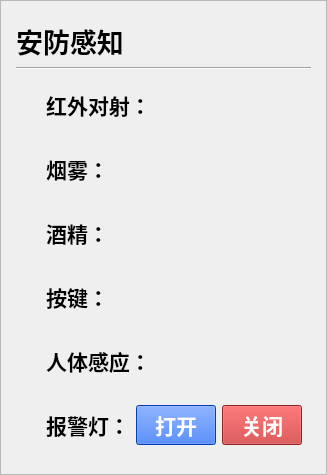
           <widget class="QFrame" name="frame_3_2">
            <property name="sizePolicy">
             <sizepolicy hsizetype="Preferred" vsizetype="Preferred">
              <horstretch>8</horstretch>
              <verstretch>0</verstretch>
             </sizepolicy>
            </property>
            <property name="frameShape">
             <enum>QFrame::StyledPanel</enum>
            </property>
            <property name="frameShadow">
             <enum>QFrame::Raised</enum>
            </property>
            <layout class="QVBoxLayout" name="verticalLayout_7">
             <property name="leftMargin">
              <number>15</number>
             </property>
             <property name="topMargin">
              <number>20</number>
             </property>
             <property name="rightMargin">
              <number>15</number>
             </property>
             <property name="bottomMargin">
              <number>20</number>
             </property>
             <item>
              <widget class="QPushButton" name="pushButton_7">
               <property name="sizePolicy">
                <sizepolicy hsizetype="Fixed" vsizetype="Fixed">
                 <horstretch>0</horstretch>
                 <verstretch>0</verstretch>
                </sizepolicy>
               </property>
               <property name="font">
                <font>
                 <family>微软雅黑</family>
                 <pointsize>20</pointsize>
                 <weight>75</weight>
                 <bold>true</bold>
                </font>
               </property>
               <property name="styleSheet">
                <string notr="true">QPushButton, #pushButton{
	border:none;	
}</string>
               </property>
               <property name="text">
                <string>安防感知</string>
               </property>
               <property name="icon">
                <iconset resource="res.qrc">
                 <normaloff>:/icons/icons/ic_safe.png</normaloff>:/icons/icons/ic_safe.png</iconset>
               </property>
               <property name="iconSize">
                <size>
                 <width>50</width>
                 <height>50</height>
                </size>
               </property>
              </widget>
             </item>
             <item>
              <widget class="Line" name="line_4">
               <property name="orientation">
                <enum>Qt::Horizontal</enum>
               </property>
              </widget>
             </item>
             <item>
              <widget class="QFrame" name="frame_5">
               <property name="styleSheet">
                <string notr="true">QFrame, #frame{
	border:none;	
}	</string>
               </property>
               <property name="frameShape">
                <enum>QFrame::StyledPanel</enum>
               </property>
               <property name="frameShadow">
                <enum>QFrame::Raised</enum>
               </property>
               <layout class="QHBoxLayout" name="horizontalLayout_12">
                <property name="leftMargin">
                 <number>30</number>
                </property>
                <item>
                 <widget class="QPushButton" name="pushButton_8">
                  <property name="sizePolicy">
                   <sizepolicy hsizetype="Fixed" vsizetype="Fixed">
                    <horstretch>1</horstretch>
                    <verstretch>0</verstretch>
                   </sizepolicy>
                  </property>
                  <property name="font">
                   <font>
                    <family>微软雅黑</family>
                    <pointsize>16</pointsize>
                    <weight>75</weight>
                    <bold>true</bold>
                   </font>
                  </property>
                  <property name="styleSheet">
                   <string notr="true">QPushButton, #pushButton{
	border:none;	
}</string>
                  </property>
                  <property name="text">
                   <string>红外对射：</string>
                  </property>
                  <property name="icon">
                   <iconset resource="res.qrc">
                    <normaloff>:/icons/icons/ic_infra.png</normaloff>:/icons/icons/ic_infra.png</iconset>
                  </property>
                  <property name="iconSize">
                   <size>
                    <width>30</width>
                    <height>30</height>
                   </size>
                  </property>
                 </widget>
                </item>
                <item>
                 <widget class="QLabel" name="label_infra">
                  <property name="font">
                   <font>
                    <family>微软雅黑</family>
                    <pointsize>22</pointsize>
                    <weight>75</weight>
                    <bold>true</bold>
                   </font>
                  </property>
                  <property name="styleSheet">
                   <string notr="true">color: rgb(198, 47, 47);</string>
                  </property>
                  <property name="text">
                   <string/>
                  </property>
                  <property name="alignment">
                   <set>Qt::AlignRight|Qt::AlignTrailing|Qt::AlignVCenter</set>
                  </property>
                 </widget>
                </item>
               </layout>
              </widget>
             </item>
             <item>
              <widget class="QFrame" name="frame_6">
               <property name="styleSheet">
                <string notr="true">QFrame, #frame{
	border:none;	
}	</string>
               </property>
               <property name="frameShape">
                <enum>QFrame::StyledPanel</enum>
               </property>
               <property name="frameShadow">
                <enum>QFrame::Raised</enum>
               </property>
               <layout class="QHBoxLayout" name="horizontalLayout_13">
                <property name="leftMargin">
                 <number>30</number>
                </property>
                <item>
                 <widget class="QPushButton" name="pushButton_9">
                  <property name="sizePolicy">
                   <sizepolicy hsizetype="Fixed" vsizetype="Fixed">
                    <horstretch>0</horstretch>
                    <verstretch>0</verstretch>
                   </sizepolicy>
                  </property>
                  <property name="font">
                   <font>
                    <family>微软雅黑</family>
                    <pointsize>16</pointsize>
                    <weight>75</weight>
                    <bold>true</bold>
                   </font>
                  </property>
                  <property name="styleSheet">
                   <string notr="true">QPushButton, #pushButton{
	border:none;	
}</string>
                  </property>
                  <property name="text">
                   <string>烟雾：</string>
                  </property>
                  <property name="icon">
                   <iconset resource="res.qrc">
                    <normaloff>:/icons/icons/ic_smog.png</normaloff>:/icons/icons/ic_smog.png</iconset>
                  </property>
                  <property name="iconSize">
                   <size>
                    <width>30</width>
                    <height>30</height>
                   </size>
                  </property>
                 </widget>
                </item>
                <item>
                 <widget class="QLabel" name="label_smog">
                  <property name="font">
                   <font>
                    <family>微软雅黑</family>
                    <pointsize>22</pointsize>
                    <weight>75</weight>
                    <bold>true</bold>
                   </font>
                  </property>
                  <property name="styleSheet">
                   <string notr="true">color: rgb(216, 30, 6);</string>
                  </property>
                  <property name="text">
                   <string/>
                  </property>
                  <property name="alignment">
                   <set>Qt::AlignRight|Qt::AlignTrailing|Qt::AlignVCenter</set>
                  </property>
                 </widget>
                </item>
               </layout>
              </widget>
             </item>
             <item>
              <widget class="QFrame" name="frame_7">
               <property name="styleSheet">
                <string notr="true">QFrame, #frame{
	border:none;	
}	</string>
               </property>
               <property name="frameShape">
                <enum>QFrame::StyledPanel</enum>
               </property>
               <property name="frameShadow">
                <enum>QFrame::Raised</enum>
               </property>
               <layout class="QHBoxLayout" name="horizontalLayout_14">
                <property name="leftMargin">
                 <number>30</number>
                </property>
                <item>
                 <widget class="QPushButton" name="pushButton_10">
                  <property name="sizePolicy">
                   <sizepolicy hsizetype="Fixed" vsizetype="Fixed">
                    <horstretch>0</horstretch>
                    <verstretch>0</verstretch>
                   </sizepolicy>
                  </property>
                  <property name="font">
                   <font>
                    <family>微软雅黑</family>
                    <pointsize>16</pointsize>
                    <weight>75</weight>
                    <bold>true</bold>
                   </font>
                  </property>
                  <property name="styleSheet">
                   <string notr="true">QPushButton, #pushButton{
	border:none;	
}</string>
                  </property>
                  <property name="text">
                   <string>酒精：</string>
                  </property>
                  <property name="icon">
                   <iconset resource="res.qrc">
                    <normaloff>:/icons/icons/ic_alcohol.png</normaloff>:/icons/icons/ic_alcohol.png</iconset>
                  </property>
                  <property name="iconSize">
                   <size>
                    <width>30</width>
                    <height>30</height>
                   </size>
                  </property>
                 </widget>
                </item>
                <item>
                 <widget class="QLabel" name="label_alcohol">
                  <property name="font">
                   <font>
                    <family>微软雅黑</family>
                    <pointsize>22</pointsize>
                    <weight>75</weight>
                    <bold>true</bold>
                   </font>
                  </property>
                  <property name="styleSheet">
                   <string notr="true">color: rgb(216, 30, 6);</string>
                  </property>
                  <property name="text">
                   <string/>
                  </property>
                  <property name="alignment">
                   <set>Qt::AlignRight|Qt::AlignTrailing|Qt::AlignVCenter</set>
                  </property>
                 </widget>
                </item>
               </layout>
              </widget>
             </item>
             <item>
              <widget class="QFrame" name="frame_8">
               <property name="styleSheet">
                <string notr="true">QFrame, #frame{
	border:none;	
}	</string>
               </property>
               <property name="frameShape">
                <enum>QFrame::StyledPanel</enum>
               </property>
               <property name="frameShadow">
                <enum>QFrame::Raised</enum>
               </property>
               <layout class="QHBoxLayout" name="horizontalLayout_15">
                <property name="leftMargin">
                 <number>30</number>
                </property>
                <item>
                 <widget class="QPushButton" name="pushButton_11">
                  <property name="sizePolicy">
                   <sizepolicy hsizetype="Fixed" vsizetype="Fixed">
                    <horstretch>0</horstretch>
                    <verstretch>0</verstretch>
                   </sizepolicy>
                  </property>
                  <property name="font">
                   <font>
                    <family>微软雅黑</family>
                    <pointsize>16</pointsize>
                    <weight>75</weight>
                    <bold>true</bold>
                   </font>
                  </property>
                  <property name="styleSheet">
                   <string notr="true">QPushButton, #pushButton{
	border:none;	
}</string>
                  </property>
                  <property name="text">
                   <string>按键：</string>
                  </property>
                  <property name="icon">
                   <iconset resource="res.qrc">
                    <normaloff>:/icons/icons/ic_touch.png</normaloff>:/icons/icons/ic_touch.png</iconset>
                  </property>
                  <property name="iconSize">
                   <size>
                    <width>30</width>
                    <height>30</height>
                   </size>
                  </property>
                 </widget>
                </item>
                <item>
                 <widget class="QLabel" name="label_touch1">
                  <property name="font">
                   <font>
                    <family>微软雅黑</family>
                    <pointsize>22</pointsize>
                    <weight>75</weight>
                    <bold>true</bold>
                   </font>
                  </property>
                  <property name="styleSheet">
                   <string notr="true">color: rgb(225, 101, 49);</string>
                  </property>
                  <property name="text">
                   <string/>
                  </property>
                  <property name="alignment">
                   <set>Qt::AlignRight|Qt::AlignTrailing|Qt::AlignVCenter</set>
                  </property>
                 </widget>
                </item>
                <item>
                 <widget class="QLabel" name="label_touch2">
                  <property name="font">
                   <font>
                    <family>微软雅黑</family>
                    <pointsize>22</pointsize>
                    <weight>75</weight>
                    <bold>true</bold>
                   </font>
                  </property>
                  <property name="styleSheet">
                   <string notr="true">color: rgb(225, 101, 49);</string>
                  </property>
                  <property name="text">
                   <string/>
                  </property>
                  <property name="alignment">
                   <set>Qt::AlignRight|Qt::AlignTrailing|Qt::AlignVCenter</set>
                  </property>
                 </widget>
                </item>
               </layout>
              </widget>
             </item>
             <item>
              <widget class="QFrame" name="frame_9">
               <property name="styleSheet">
                <string notr="true">QFrame, #frame{
	border:none;	
}	</string>
               </property>
               <property name="frameShape">
                <enum>QFrame::StyledPanel</enum>
               </property>
               <property name="frameShadow">
                <enum>QFrame::Raised</enum>
               </property>
               <layout class="QHBoxLayout" name="horizontalLayout_16">
                <property name="leftMargin">
                 <number>30</number>
                </property>
                <item>
                 <widget class="QPushButton" name="pushButton_12">
                  <property name="sizePolicy">
                   <sizepolicy hsizetype="Fixed" vsizetype="Fixed">
                    <horstretch>0</horstretch>
                    <verstretch>0</verstretch>
                   </sizepolicy>
                  </property>
                  <property name="font">
                   <font>
                    <family>微软雅黑</family>
                    <pointsize>16</pointsize>
                    <weight>75</weight>
                    <bold>true</bold>
                   </font>
                  </property>
                  <property name="styleSheet">
                   <string notr="true">QPushButton, #pushButton{
	border:none;	
}</string>
                  </property>
                  <property name="text">
                   <string>人体感应：</string>
                  </property>
                  <property name="icon">
                   <iconset resource="res.qrc">
                    <normaloff>:/icons/icons/ic_ihum.png</normaloff>:/icons/icons/ic_ihum.png</iconset>
                  </property>
                  <property name="iconSize">
                   <size>
                    <width>30</width>
                    <height>30</height>
                   </size>
                  </property>
                 </widget>
                </item>
                <item>
                 <widget class="QLabel" name="label_ihum">
                  <property name="font">
                   <font>
                    <family>微软雅黑</family>
                    <pointsize>22</pointsize>
                    <weight>75</weight>
                    <bold>true</bold>
                   </font>
                  </property>
                  <property name="styleSheet">
                   <string notr="true">color: rgb(19, 34, 122);</string>
                  </property>
                  <property name="text">
                   <string/>
                  </property>
                  <property name="alignment">
                   <set>Qt::AlignRight|Qt::AlignTrailing|Qt::AlignVCenter</set>
                  </property>
                 </widget>
                </item>
               </layout>
              </widget>
             </item>
             <item>
              <widget class="QFrame" name="frame_10">
               <property name="styleSheet">
                <string notr="true">QFrame, #frame{
	border:none;	
}	</string>
               </property>
               <property name="frameShape">
                <enum>QFrame::StyledPanel</enum>
               </property>
               <property name="frameShadow">
                <enum>QFrame::Raised</enum>
               </property>
               <layout class="QHBoxLayout" name="horizontalLayout_17">
                <property name="leftMargin">
                 <number>30</number>
                </property>
                <item>
                 <widget class="QPushButton" name="pushButton_13">
                  <property name="sizePolicy">
                   <sizepolicy hsizetype="Fixed" vsizetype="Fixed">
                    <horstretch>0</horstretch>
                    <verstretch>0</verstretch>
                   </sizepolicy>
                  </property>
                  <property name="font">
                   <font>
                    <family>微软雅黑</family>
                    <pointsize>16</pointsize>
                    <weight>75</weight>
                    <bold>true</bold>
                   </font>
                  </property>
                  <property name="styleSheet">
                   <string notr="true">QPushButton, #pushButton{
	border:none;	
}</string>
                  </property>
                  <property name="text">
                   <string>报警灯：</string>
                  </property>
                  <property name="icon">
                   <iconset resource="res.qrc">
                    <normaloff>:/icons/icons/ic_alarm.png</normaloff>:/icons/icons/ic_alarm.png</iconset>
                  </property>
                  <property name="iconSize">
                   <size>
                    <width>30</width>
                    <height>30</height>
                   </size>
                  </property>
                 </widget>
                </item>
                <item>
                 <widget class="QPushButton" name="pushButton_alarm_on">
                  <property name="font">
                   <font>
                    <family>微软雅黑</family>
                    <pointsize>16</pointsize>
                    <weight>75</weight>
                    <bold>true</bold>
                   </font>
                  </property>
                  <property name="styleSheet">
                   <string notr="true">background-color: rgb(0, 85, 255);
color: rgb(255, 255, 255);</string>
                  </property>
                  <property name="text">
                   <string>打开</string>
                  </property>
                 </widget>
                </item>
                <item>
                 <widget class="QPushButton" name="pushButton_alarm_off">
                  <property name="font">
                   <font>
                    <family>微软雅黑</family>
                    <pointsize>16</pointsize>
                    <weight>75</weight>
                    <bold>true</bold>
                   </font>
                  </property>
                  <property name="styleSheet">
                   <string notr="true">background-color: rgb(198, 47, 47);
color: rgb(255, 255, 255);
</string>
                  </property>
                  <property name="text">
                   <string>关闭</string>
                  </property>
                 </widget>
                </item>
               </layout>
              </widget>
             </item>
            </layout>
           </widget>
